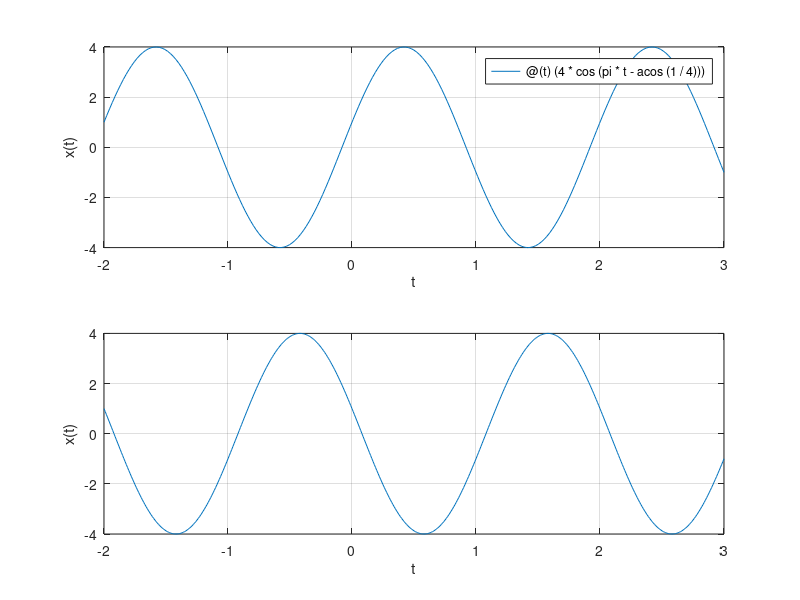

Write MATLAB code to recreate this figure.
clc
clear all
close all

figure
x = @(t)(4*cos(pi*t-acos(1/4)));
subplot(2,1,1);
fplot(x,[-2,3]); grid;
xlabel('t'); ylabel('x(t)');

t = -2:0.01:3;
x = 4*cos(pi*t+acos(1/4));
subplot(2,1,2);
plot(t,x); grid; xlabel('t'); ylabel('x(t)');

